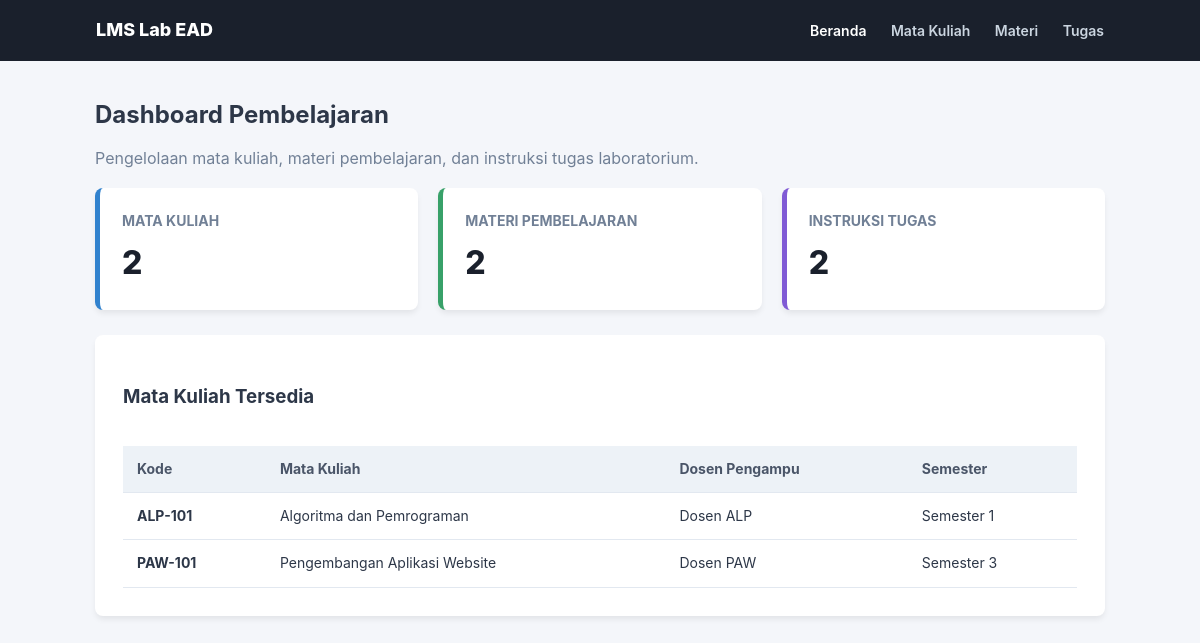
The page / on the database its author committed.
### tables this page shows
CREATE TABLE IF NOT EXISTS mata_kuliah (
    id INT UNSIGNED AUTO_INCREMENT PRIMARY KEY,
    kode VARCHAR(20) NOT NULL UNIQUE,
    nama VARCHAR(100) NOT NULL,
    dosen VARCHAR(100) NOT NULL,
    semester TINYINT UNSIGNED NOT NULL
);

### index.php (the view, shortened to what this page needs)
<?php
require 'koneksi.php';
$jml_mk = $conn->query("SELECT COUNT(*) AS total FROM mata_kuliah")->fetch_assoc()['total'];
$jml_materi = $conn->query("SELECT COUNT(*) AS total FROM materi")->fetch_assoc()['total'];
$jml_tugas = $conn->query("SELECT COUNT(*) AS total FROM tugas")->fetch_assoc()['total'];
$res_mk = $conn->query("SELECT * FROM mata_kuliah ORDER BY kode ASC");
?>
<!DOCTYPE html>
<html lang="id">
<head>
    <link rel="stylesheet" href="style.css">
</head>
<body>
    <header class="navbar">
        <div style="font-weight: 800; font-size: 18px;">LMS Lab EAD</div>
        <nav>
            <a href="index.php" class="active">Beranda</a>
            <a href="matakuliah.php">Mata Kuliah</a>
            <a href="materi.php">Materi</a>
            <a href="tugas.php">Tugas</a>
        </nav>
    </header>
    <main class="container">
        <h2>Dashboard Pembelajaran</h2>
        <p style="color: #718096; margin-top: -8px;">Pengelolaan mata kuliah, materi pembelajaran, dan instruksi tugas laboratorium.</p>
        <div class="stats-grid">
            <div class="stat-box blue">
                <h3>Mata Kuliah</h3>
                <div class="count"><?= $jml_mk; ?></div>
            </div>
            <div class="stat-box green">
                <h3>Materi Pembelajaran</h3>
                <div class="count"><?= $jml_materi; ?></div>
            </div>
            <div class="stat-box purple">
                <h3>Instruksi Tugas</h3>
                <div class="count"><?= $jml_tugas; ?></div>
            </div>
        </div>
        <div class="card">
            <h3>Mata Kuliah Tersedia</h3>
            <div class="table-responsive">
                <table>
                    <thead>
                        <tr>
                            <th>Kode</th>
                            <th>Mata Kuliah</th>
                            <th>Dosen Pengampu</th>
                            <th>Semester</th>
                        </tr>
                    </thead>
                    <tbody>
                        <?php while ($m = $res_mk->fetch_assoc()): ?>
                            <tr>
                                <td><strong><?= htmlspecialchars($m['kode']); ?></strong></td>
                                <td><?= htmlspecialchars($m['nama']); ?></td>
                                <td><?= htmlspecialchars($m['dosen']); ?></td>
                                <td>Semester <?= (int)$m['semester']; ?></td>
                            </tr>
                        <?php endwhile; ?>
                    </tbody>
                </table>
            </div>
        </div>
    </main>
</body>
</html>

### style.css (style rules this page uses)
* { box-sizing: border-box; }
body { margin: 0; padding: 0; font-family: -apple-system, BlinkMacSystemFont, "Segoe UI", Roboto, Helvetica, Arial, sans-serif; background-color: #f4f6fa; color: #2d3748; line-height: 1.6; }
.navbar { background: #1a202c; color: #ffffff; padding: 16px 8%; display: flex; justify-content: space-between; align-items: center; }
.navbar a { color: #cbd5e0; text-decoration: none; margin-left: 20px; font-size: 14px; font-weight: 600; }
.navbar a:hover, .navbar a.active { color: #ffffff; }
.container { max-width: 1050px; margin: 35px auto; padding: 0 20px; }
.card { background: #ffffff; border-radius: 8px; box-shadow: 0 4px 6px -1px rgba(0,0,0,0.08); padding: 28px; margin-bottom: 25px; }
.stats-grid { display: grid; grid-template-columns: repeat(3, 1fr); gap: 20px; margin-bottom: 25px; }
.stat-box { background: #ffffff; border-radius: 8px; padding: 22px; border-left: 5px solid #4a5568; box-shadow: 0 4px 6px -1px rgba(0,0,0,0.08); }
.stat-box.blue { border-left-color: #3182ce; }
.stat-box.green { border-left-color: #38a169; }
.stat-box.purple { border-left-color: #805ad5; }
.stat-box h3 { margin: 0; font-size: 14px; color: #718096; text-transform: uppercase; }
.stat-box .count { font-size: 32px; font-weight: 800; color: #1a202c; margin-top: 5px; }
.table-responsive { overflow-x: auto; }
table { width: 100%; border-collapse: collapse; margin-top: 15px; }
table th, table td { padding: 12px 14px; text-align: left; border-bottom: 1px solid #e2e8f0; font-size: 14px; }
table th { background-color: #edf2f7; color: #4a5568; font-weight: 700; }

### rows shown on the page
mata_kuliah: kode "ALP-101", nama "Algoritma dan Pemrograman", dosen "Dosen ALP", semester "1"
mata_kuliah: kode "PAW-101", nama "Pengembangan Aplikasi Website", dosen "Dosen PAW", semester "3"

### other values the page prints
$jml_mk "2"
$jml_materi "2"
$jml_tugas "2"
